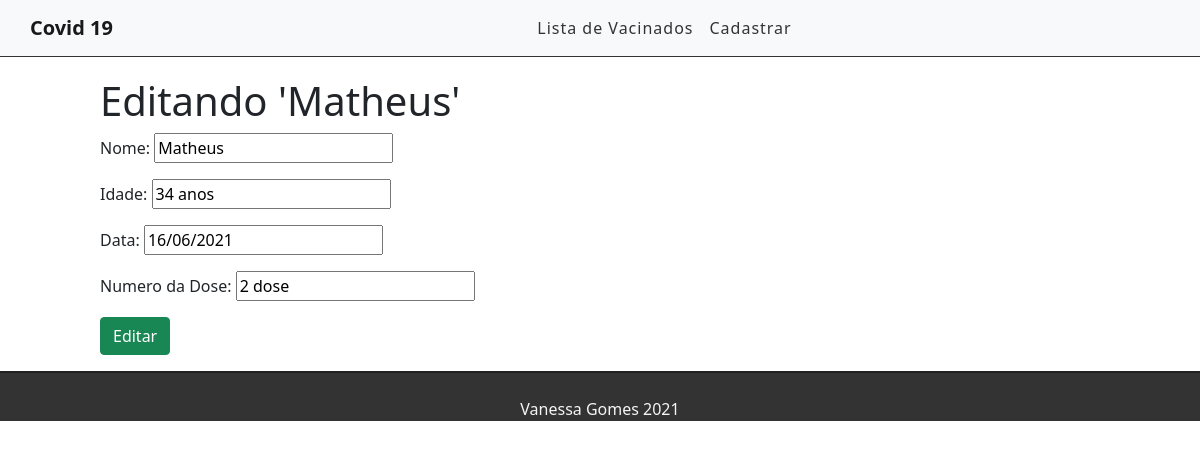
The app's page /edit/14 with its own data.
### cadastro/models.py (models this page shows, shortened)
class Cadastro(models.Model):
    nome = models.CharField('Nome',max_length=255)
    idade = models.CharField('Idade', max_length=255)
    data = models.CharField('Data', max_length=255)
    numero_da_dose = models.CharField('Numero da Dose', max_length=255)
    created_at = models.DateTimeField(auto_now_add=True)
    updated_at = models.DateTimeField(auto_now=True)

### cadastro/views.py (the view)
# urls.py: path('edit/<int:id>', views.editCadastro, name="edit-cadastro"),
def editCadastro(request, id):
    cadastro = get_object_or_404(Cadastro, pk=id)
    form = CadastroForm(instance=cadastro)
    if(request.method == 'POST'):
        form = CadastroForm(request.POST, instance=cadastro)
        if(form.is_valid()):
            cadastro.save()
            return redirect('/')
        else:
            return render(request, 'cadastro/editcadastro.html', {'form': form, 'cadastro': cadastro})
    else:
        return render(request, 'cadastro/editcadastro.html', {'form': form, 'cadastro': cadastro})

### cadastro/forms.py
class CadastroForm(forms.ModelForm):
    class Meta:
        model = Cadastro
        fields = ('nome', 'idade', 'data', 'numero_da_dose')

### cadastro/templates/cadastro/editcadastro.html (shortened to what this page needs)
{% extends 'base.html' %}
{% block content %}
<div class="offset-1 col-10 list-div">
    <h1>Editando '{{cadastro.nome}}'</h1>
   <form method="POST">
        {{ form.as_p }}
        <input type="submit" class="btn btn-success mb-3" value="Editar">
    </form>
</div>
{% endblock %}

### cadastro/static/css/style.css (style rules this page uses)
.list-div { padding: 0; }

### records on screen
Cadastro: nome "Matheus", idade "34 anos", data "16/06/2021", numero_da_dose "2 dose"
